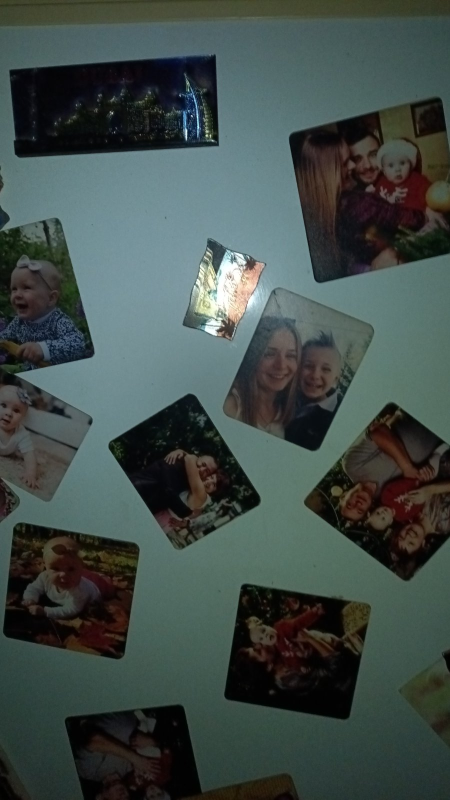
#> input picture images/321.jpg, 900 x 1600 px (shown at 1/2 size)
$ python Less_povtor.py
#> lines starting #> are read from the running program, lines starting #| are printed output that depends on the picture; after the words box and inside, x2 and y2 are one past the last pixel; in counts of white or black regions, pixels touching at a corner belong together
import cv2
import numpy as np

img = cv2.imread('images/321.jpg')
#> img is the input picture: shape (1600, 900, 3); mean B, G, R 73.4, 77, 64.7

scale = 2
img = cv2.resize(img, (img.shape[1] // scale, img.shape[0] // scale))
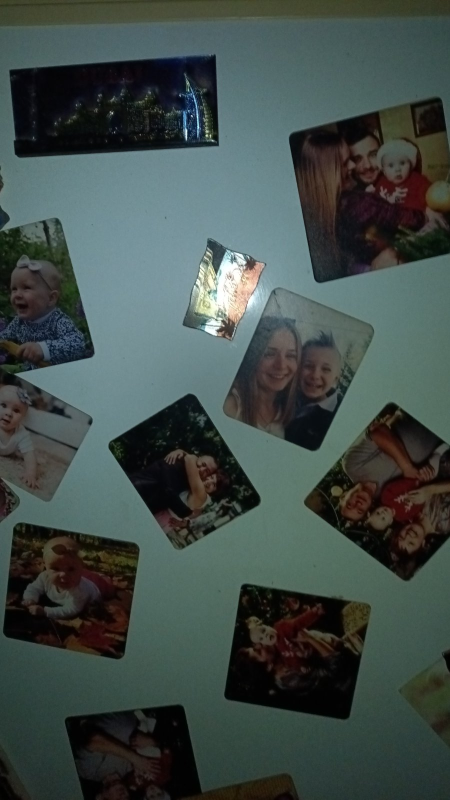
#> img: shape (800, 450, 3); mean B, G, R 73.5, 77.2, 64.9

img_copy = img.copy()

img = cv2.cvtColor(img, cv2.COLOR_BGR2GRAY)
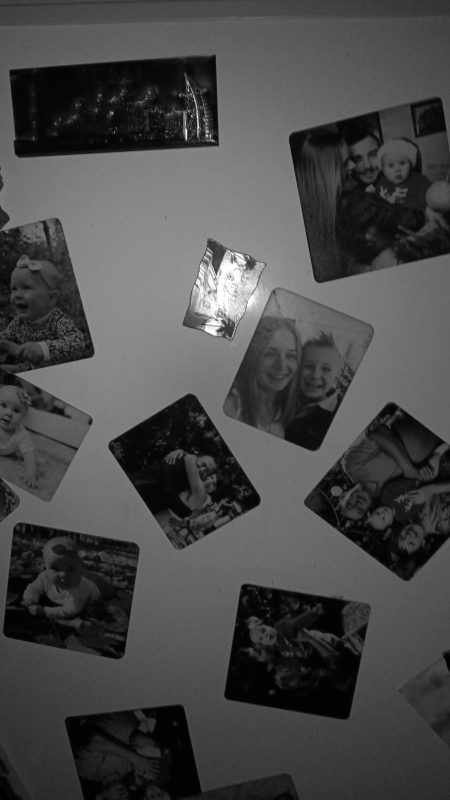
#> img: shape (800, 450); min 0, max 255, mean 73.1
img = cv2.GaussianBlur(img, (5,5), 2)

img = cv2.equalizeHist(img)
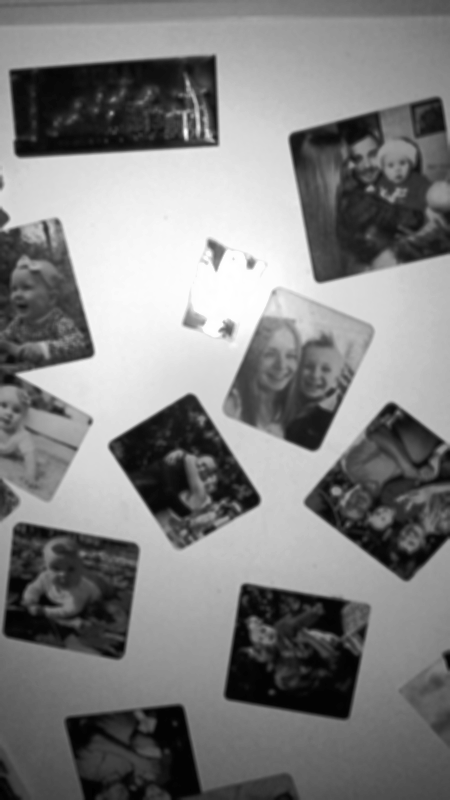
#> img: shape (800, 450); min 0, max 255, mean 128.4

img_edges = cv2.Canny(img, 50, 150)
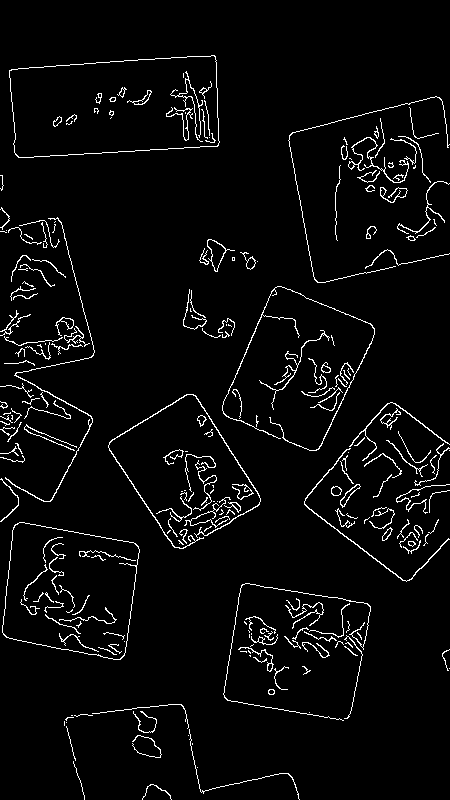
#> img_edges: shape (800, 450); 3.9% white in thin lines or dots
kernel = np.ones((3,3), np.uint8)
img_edges = cv2.dilate(img_edges, kernel, iterations=1)
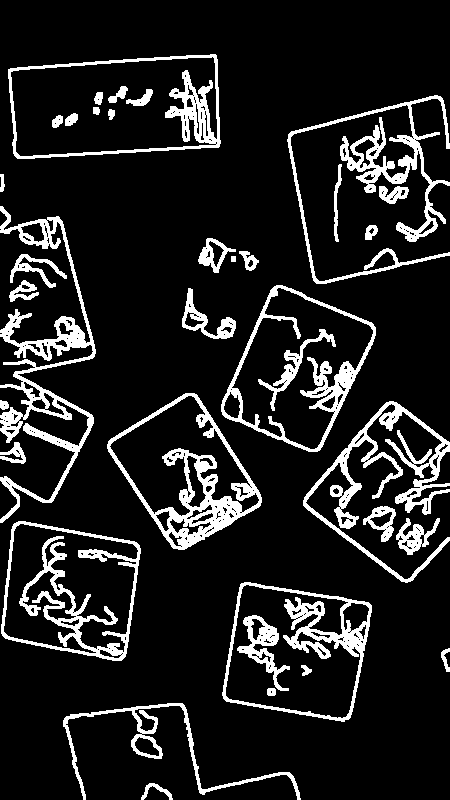
#> img_edges: shape (800, 450); 12.7% white; 36 white regions

contours, hierarchy = cv2.findContours(img_edges, cv2.RETR_EXTERNAL, cv2.CHAIN_APPROX_SIMPLE)
#> contours = 25 contours; largest, box (x1, y1, x2, y2) and area: (8, 54, 221, 159) 19084, (222, 582, 372, 722) 15978, (221, 285, 376, 452) 15816, (1, 521, 141, 661) 15286, (107, 393, 262, 550) 13772

found_contours = 0
for cnt in contours:

    area = cv2.contourArea(cnt)

    if area > 1000:
        found_contours += 1
        x, y, w, h = cv2.boundingRect(cnt)

        cv2.rectangle(img_copy, (x, y), (x+w, y+h), (255,0,0), 2)
#> this loop made 25 passes
#> (area, x, y, w, h) on passes 2, 4, 5, 9, 11, 13, 20, 24, 25: (1764, 63, 703, 238, 97), (15978, 222, 582, 150, 140), (15286.5, 1, 521, 140, 140), (4198.5, 303, 401, 147, 182), (13772.5, 107, 393, 155, 157), (15815.5, 221, 285, 155, 167), (5976, 0, 206, 96, 317), (4240.5, 287, 95, 163, 189), (19084, 8, 54, 213, 105)
#> area on passes 1, 3, 6, 7, 8, 10: 131, 77, 666.5, 604.5, 215.5, 56.5
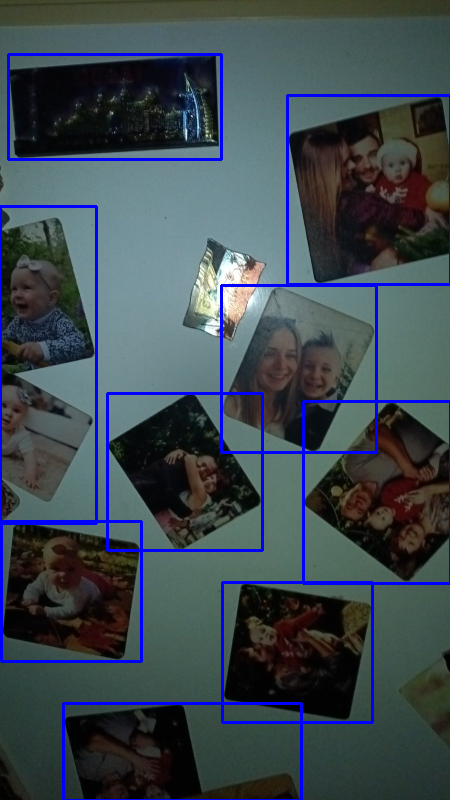
#> img_copy: shape (800, 450, 3); 4.33% of pixels changed, all inside (x1, y1, x2, y2) = (0, 53, 450, 800)
#> after the loop, found_contours = 9

cv2.imwrite("out.jpg", img_copy)
print(f"Знайдено меж: {found_contours}")
#| Знайдено меж: 9

$ run again, with images/1.jpg copied over images/321.jpg
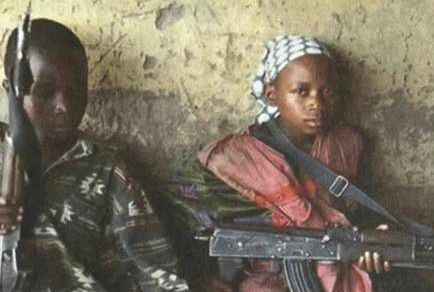
#> input picture images/1.jpg, 434 x 292 px
#> img is the input picture: shape (292, 434, 3); mean B, G, R 95.9, 111.8, 120.7
#> `img_edges = cv2.dilate(img_edges, kernel, iterations=1)`:
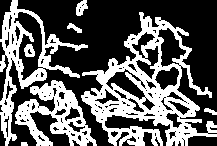
#> img_edges: shape (146, 217); 37% white; 8 white regions
#> contours = 7 contours, 1 with area under 20; largest, box (x1, y1, x2, y2) and area: (81, 12, 217, 146) 8686, (0, 0, 88, 146) 3710, (15, 80, 97, 146) 2498, (76, 0, 88, 16) 106, (67, 23, 82, 33) 52, (204, 108, 217, 115) 34
#> the loop `for cnt in contours: ` made 7 passes
#> (area, x, y, w, h) on passes 3, 5, 7: (2498, 15, 80, 82, 66), (8685.5, 81, 12, 136, 134), (3709.5, 0, 0, 88, 146)
#> after the loop `for cnt in contours:`:
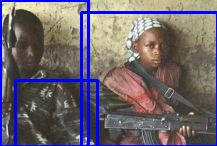
#> img_copy: shape (146, 217, 3); mean B, G, R 108.5, 101.4, 110
#> after the loop `for cnt in contours:`: found_contours = 3
#| Знайдено меж: 3

$ run again, with images/40435-zakat-solnce-atmosfera-spokojnyj-voshod_solnca-2780x2780.jpg copied over images/321.jpg
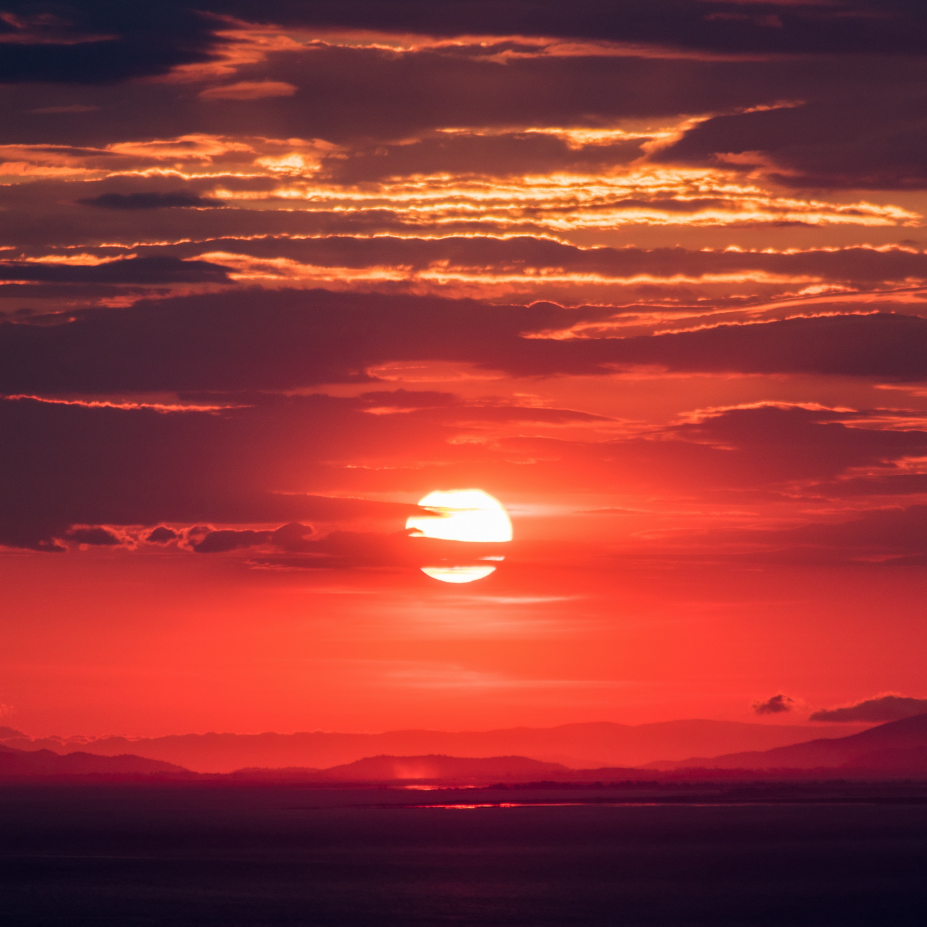
#> input picture images/40435-zakat-solnce-atmosfera-spokojnyj-voshod_solnca-2780x2780.jpg, 2780 x 2780 px (shown at 1/3 size)
#> img is the input picture: shape (2780, 2780, 3); mean B, G, R 53, 54.5, 146.6
#> `img_edges = cv2.dilate(img_edges, kernel, iterations=1)`:
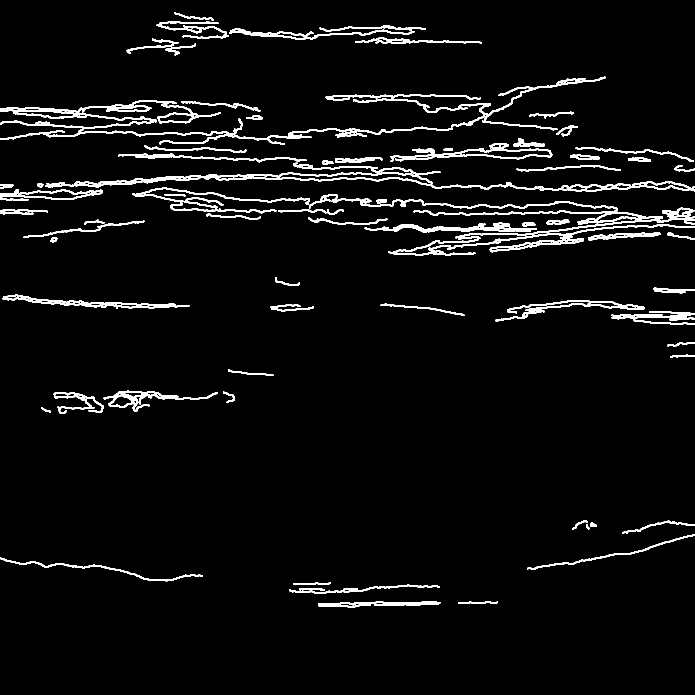
#> img_edges: shape (1390, 1390) (shown at 1/2 size); 4.4% white; 78 white regions
#> contours = 78 contours; largest, box (x1, y1, x2, y2) and area: (0, 200, 906, 289) 9014, (90, 344, 966, 378) 5062, (776, 415, 1390, 511) 4521, (618, 388, 1326, 450) 4479, (781, 287, 1105, 324) 4062
#> the loop `for cnt in contours: ` made 78 passes
#> (area, x, y, w, h) on passes 2, 6, 15, 19, 22, 23, 26, 30: (1534.5, 636, 1203, 245, 12), (1068, 0, 1115, 406, 48), (2554.5, 207, 781, 229, 43), (1422.5, 1223, 622, 167, 28), (1783, 991, 600, 299, 43), (2685, 5, 589, 374, 28), (1457.5, 979, 477, 189, 28), (1981.5, 729, 447, 345, 19)
#> after the loop `for cnt in contours:`:
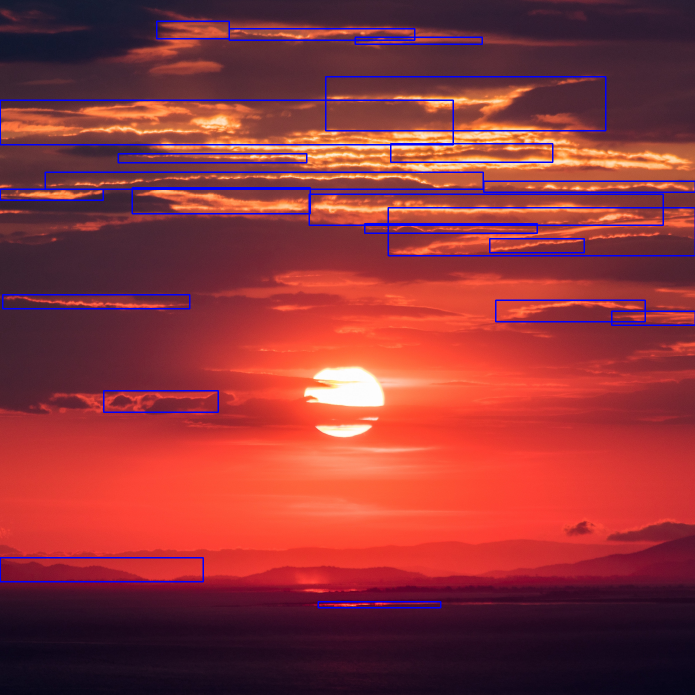
#> img_copy: shape (1390, 1390, 3) (shown at 1/2 size); mean B, G, R 58.6, 52.7, 142.5
#> after the loop `for cnt in contours:`: found_contours = 21
#| Знайдено меж: 21

$ run again, with images/notRacist.jpg copied over images/321.jpg
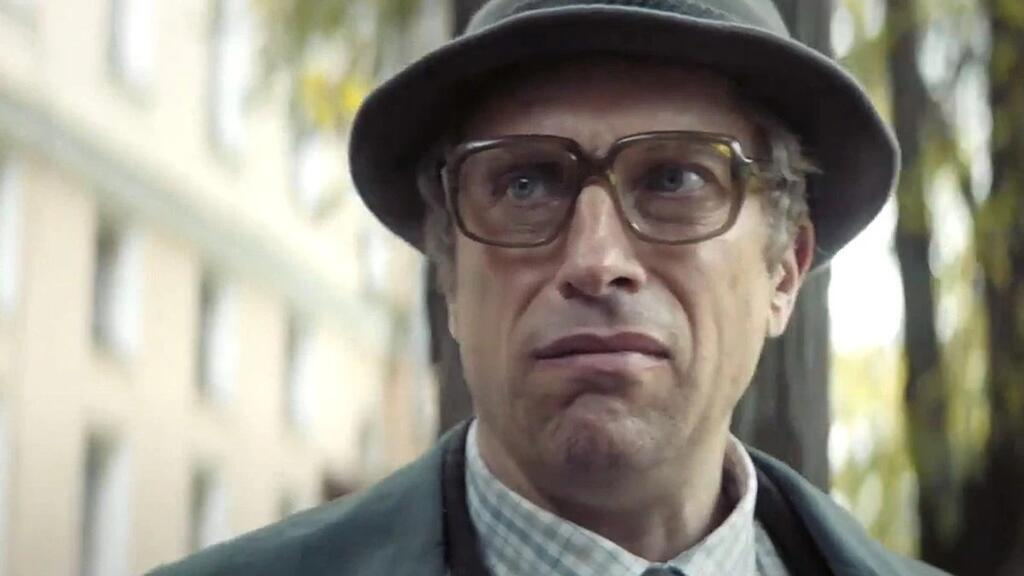
#> input picture images/notRacist.jpg, 1024 x 576 px
#> img is the input picture: shape (576, 1024, 3); mean B, G, R 133.1, 144.8, 148.9
#> `img_edges = cv2.dilate(img_edges, kernel, iterations=1)`:
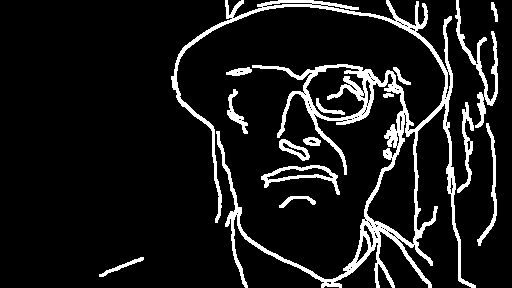
#> img_edges: shape (288, 512); 10.1% white; 15 white regions
#> contours = 14 contours; largest, box (x1, y1, x2, y2) and area: (171, 0, 476, 288) 14317, (261, 165, 340, 195) 848, (455, 0, 498, 128) 744, (457, 102, 474, 193) 368, (477, 123, 497, 246) 322
#> the loop `for cnt in contours: ` made 14 passes
#> (area, found_contours, x, y, w, h) on pass 14: (14317, 1, 171, 0, 305, 288)
#> after the loop `for cnt in contours:`:
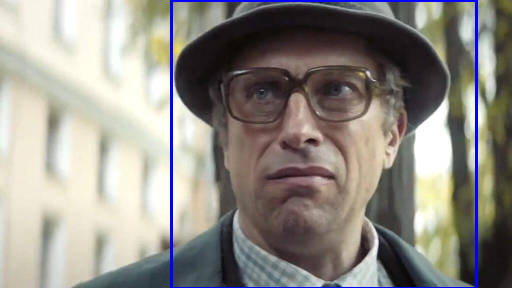
#> img_copy: shape (288, 512, 3); mean B, G, R 135.3, 142.1, 146.3
#> after the loop `for cnt in contours:`: found_contours = 1
#| Знайдено меж: 1
